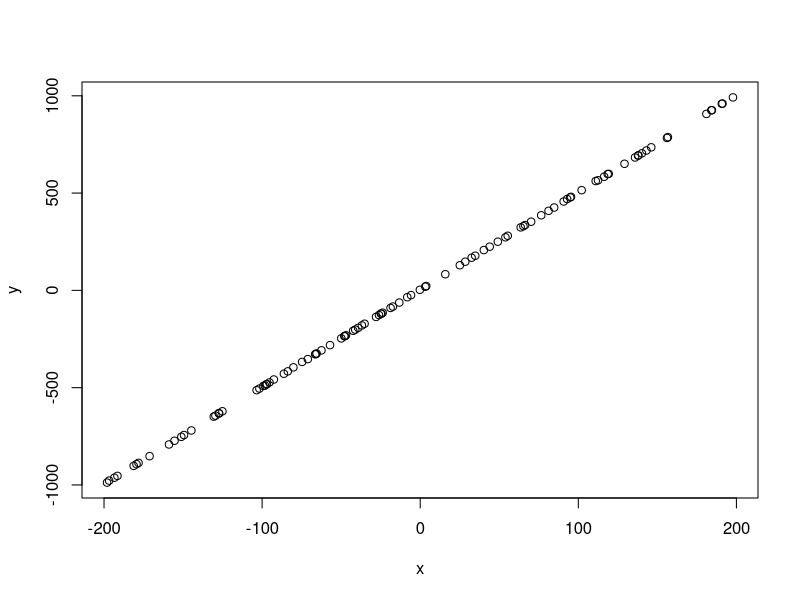

The R source for this figure:
exercise1 <- function(m, a, b, xmin, xmax, sigma){
    x <- runif(m, min = xmin, max = xmax)
    
    e <- rnorm(m, sigma ^ 2)

    y <- a + b * x + e
    
    plot(y~x) 
}

exercise1(100, 3, 5, -200, 200, 1)